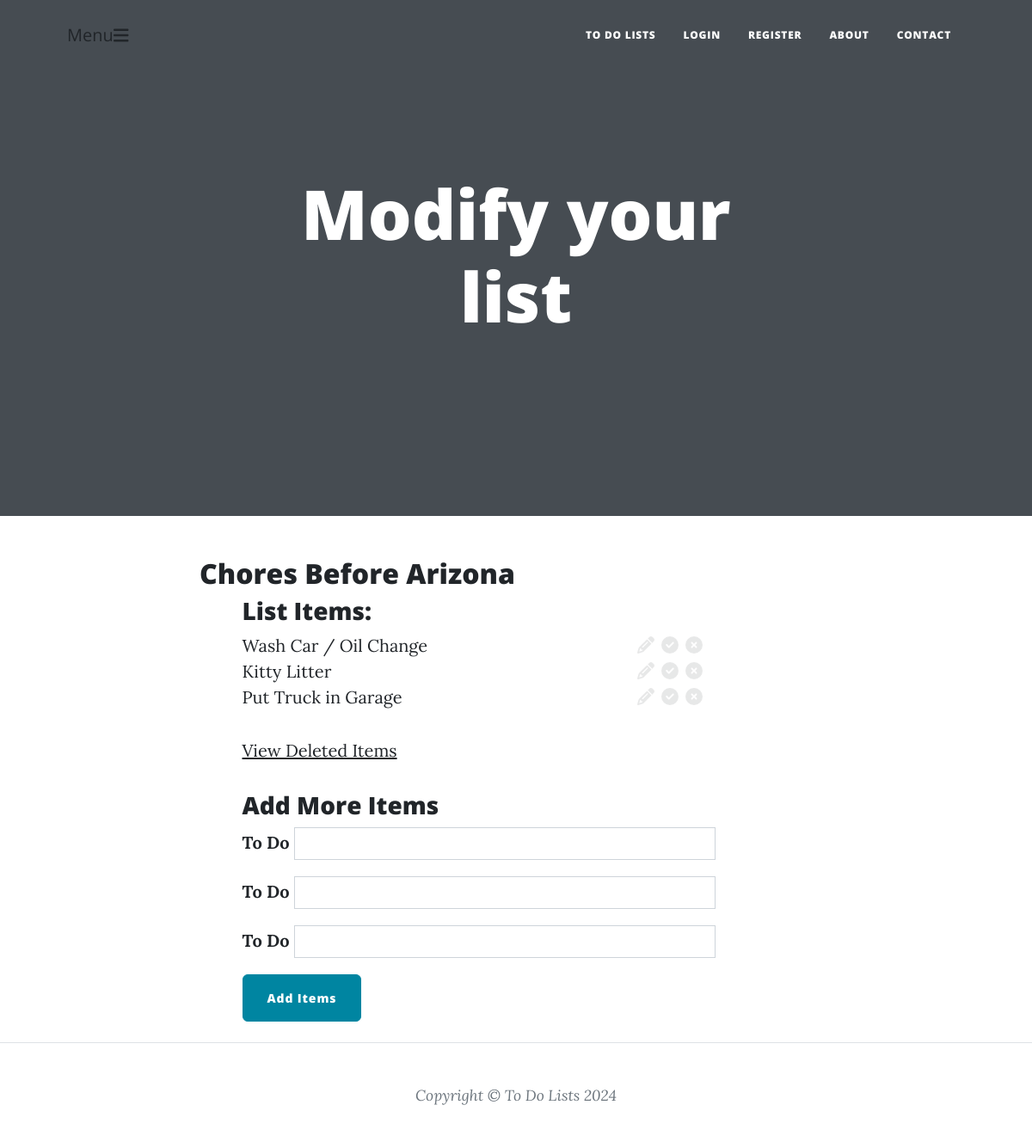
The page /addeditlist/1 (signed in) on the database its author committed.
### main.py (models this page shows)
class ToDoList(db.Model):
    __tablename__ = "todolists"
    id: Mapped[int] = mapped_column(Integer, primary_key=True)
    author_id: Mapped[int] = mapped_column(Integer, db.ForeignKey("users.id"))
    author = relationship("User", back_populates="todolists") # back populates the todo lists the user authors
    description: Mapped[str] = mapped_column(String(50), unique=False, nullable=False)

class ToDoItem(db.Model):
    __tablename__ = "todoitems"
    id: Mapped[int] = mapped_column(Integer, primary_key=True)
    author_id: Mapped[int] = mapped_column(Integer, db.ForeignKey("users.id"))
    description: Mapped[str] = mapped_column(String(250), unique=False, nullable=False)
    todo_list_id: Mapped[Optional[int]] = mapped_column(ForeignKey("todolists.id"), nullable=False)
    status  : Mapped[bool] = mapped_column(unique=False, default=True)
    archive :  Mapped[bool] =  mapped_column(unique=False, default=False)

### main.py (the view, shortened to what this page needs)
@app.route('/addeditlist/<int:list_id>', methods=["GET", "POST"])
def add_edit_list(list_id):
    requested_list = db.get_or_404(ToDoList, list_id)
    requested_list_items = db.session.execute(db.select(ToDoItem).where(ToDoItem.todo_list_id == list_id, ToDoItem.status == True)).scalars().all()
    requested_completed_items = db.session.execute(db.select(ToDoItem).where(ToDoItem.todo_list_id == list_id, ToDoItem.status == False)).scalars().all()
    add_items_form = AddItemForm()
    return render_template("addeditlist.html",list=requested_list, list_items=requested_list_items, completed_items=requested_completed_items,add_form = add_items_form, current_user=current_user.id)

### forms.py
class AddItemForm(FlaskForm):#use one text area and break on returns!!?
    description_1= StringField("To Do", validators=[DataRequired()])
    description_2= StringField("To Do")
    description_3= StringField("To Do")
    submit = SubmitField("Add Items")

### main.py (called while the page is built)
@login_manager.user_loader
def load_user(user_id):
    return db.get_or_404(User, user_id)

### templates/addeditlist.html (shortened to what this page needs)
{% from "bootstrap5/form.html" import render_form %}
{% block content %}
{% include "header.html" %}
<header  class="masthead">
  <div class="container position-relative px-4 px-lg-5">
    <div class="row gx-4 gx-lg-5 justify-content-center">
      <div class="col-md-10 col-lg-8 col-xl-7">
        <div class="page-heading">
          <h1>Modify your list</h1>
        </div>
      </div>
    </div>
  </div>
</header>
<main class="mb-4">
  <div class="container">
    <div class="row">
      <div class="col-lg-8 col-md-10 mx-auto">
          <h2>
          {{ list.description }}
          </h2>
      </div>
       <div class="row gx-4 gx-lg-5 justify-content-center">
           <div class="col-md-10 col-lg-8 col-xl-7">
            {%if list_items %}
                <h3> List Items:</h3>
                        {% for item in list_items %}
                        <div class="list_item">
                            <div class="item-text">
                             <span class='list-description'>{{item.description}}</span>
                            </div>
                            <div class="edit_items">
                                <span class="item_icon"   title="Edit">
                                <i class="fa fa-pencil" aria-hidden="true"></i>
                                </span>
                                <span class="item_icon item_complete"  title="Complete">
                                    <a href="{{url_for('complete_item', list_id = list.id, item_id = item.id)}}">
                                        <i class="fa fa-check-circle" aria-hidden="true"></i>
                                    </a>
                                </span>
                                <span class="item_icon" title="Delete">
                                    <a href="{{url_for('delete_item', list_id = list.id, item_id = item.id)}}">
                                        <i class="fa fa-times-circle" aria-hidden="true"></i>
                                    </a>
                                </span>
                            </div>
                        </div>
                        {% endfor %}
            {% endif %}
            <p class="post_item_links">
                <a href="">View Deleted Items</a>
            </p>
            </div>
        </div>
        <div class="row gx-4 gx-lg-5 justify-content-center">
            <div class="col-md-10 col-lg-8 col-xl-7">
            <h3>Add More Items</h3>
            {{render_form(add_form, novalidate=True, button_map={"submit": "primary"}) }}
            </div>
        </div>
      </div>
      </div>
</main>
{% include "footer.html" %} {% endblock %}

### static/css/app_styles.css (style rules this page uses)
a { text-decoration: underline; }
.item_icon.item_complete { color:green; opacity:.4; }
span.item_icon, .item_icon.item_complete { padding-right:8px; opacity:.1; }
.list-description { padding-right:20px }
.item-text { display: inline-flex; width: calc(100% - 150px); flex-direction: row; }
.edit_items { display: inline-flex; width: 99px; flex-direction: row; justify-content: flex-end; }
input#description_1, input#description_2, input#description_3 { display: inline-flex; width: calc(100% - 99px); }

### rows shown on the page
ToDoList: description "Chores Before Arizona"
ToDoItem: description "Wash Car / Oil Change"
ToDoItem: description "Kitty Litter"
ToDoItem: description "Put Truck in Garage"
